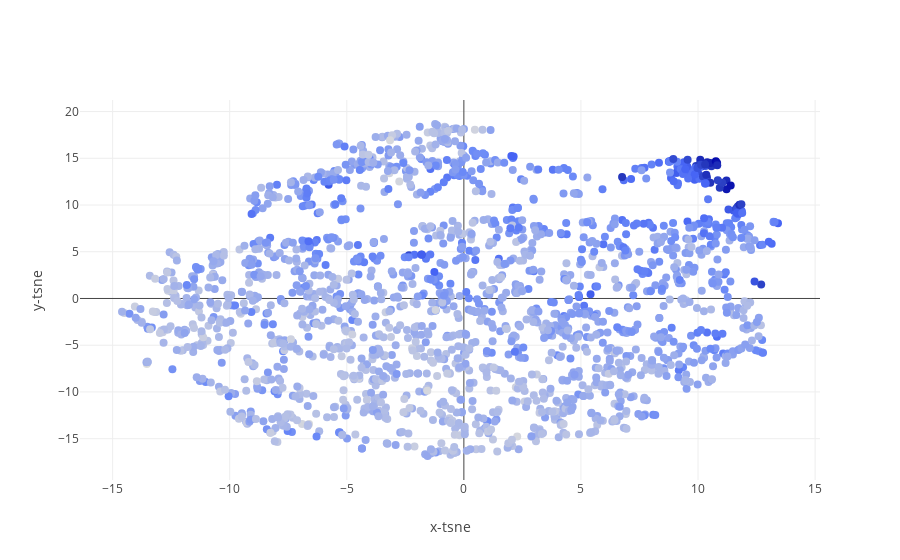

Notebook code cell kept with this figure:
### Code cell
import time

chosen = ["energy", "liveness", "tempo", "valence", "loudness",
          "speechiness", "acousticness", "danceability", "instrumentalness"]

X = data_frame[chosen].values
y = data_frame["loudness"].values

min_max_scaler = MinMaxScaler()
X = min_max_scaler.fit_transform(X)

time_start = time.time()
tsne = TSNE(n_components=2, verbose=1, perplexity=40, n_iter=300)
tsne_results = tsne.fit_transform(X)

print('t-SNE done! Time elapsed: {} seconds'.format(time.time()-time_start))

fig = {
    "data": [
        {
            "x": tsne_results[:, 0],
            "y": tsne_results[:, 1],
            "text": text2,
            "mode": "markers",
            "marker": {"size": "8", "color": y}
        }
    ],
    "layout": {
        "xaxis": {"title": "x-tsne"},
        "yaxis": {"title": "y-tsne"}
    }
}

py.iplot(fig, filename="test-graph2")

### Figure 1 — Plotly figure (JSON) as saved in the notebook; plotly's stock layout.template omitted (floating-point values rounded to 4 significant figures; data arrays with more than 128 entries replaced by an {"elided": "..."} marker saying what was removed)
{"data": [{"marker": {"color": {"elided": "2017 float values"}, "size": "8"}, "mode": "markers", "text": {"elided": "2017 str values"}, "x": {"elided": "2017 float values"}, "y": {"elided": "2017 float values"}}], "layout": {"xaxis": {"title": "x-tsne"}, "yaxis": {"title": "y-tsne"}}}
